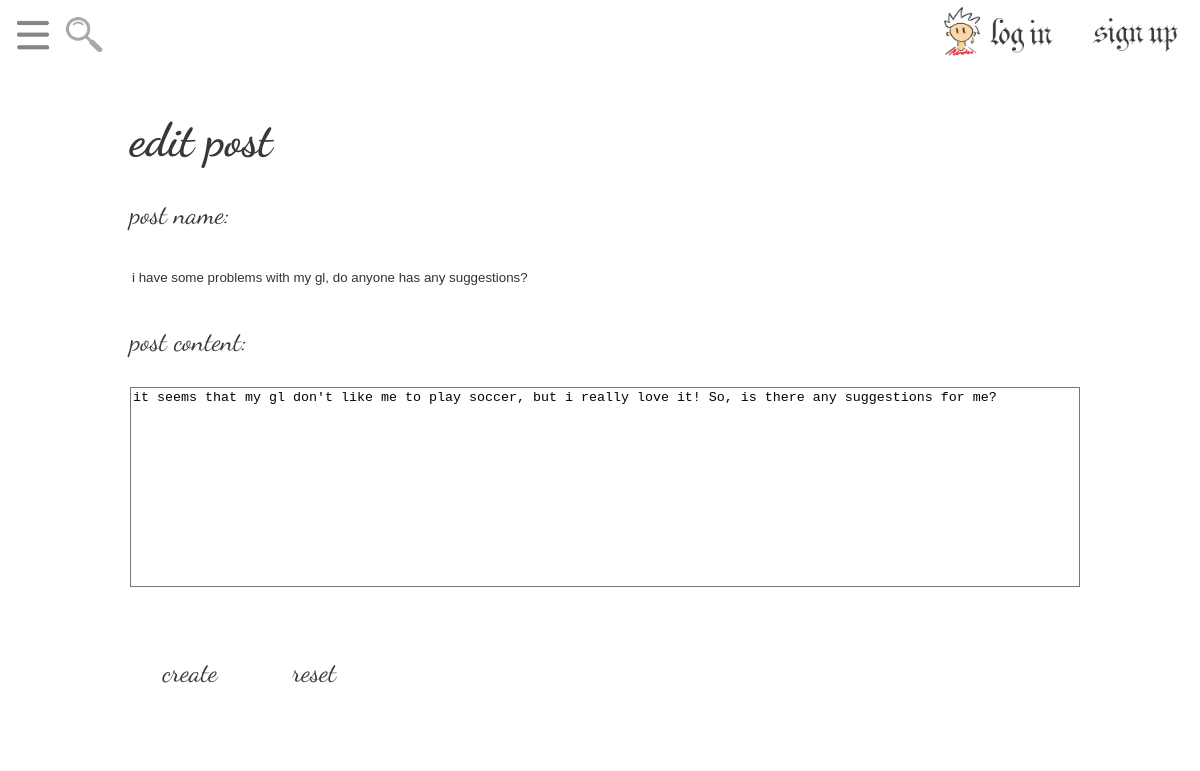
Screenshot of /post/edit/da4f495d160a422da9d98d272239932d/ with the database file from the repository.
### app/models.py (models this page shows, shortened)
class Post(models.Model):
    status = {
        (0, 'Inactive'),
        (1, 'Active')
    }
    post_id = models.UUIDField(primary_key=True, auto_created=True, default=uuid.uuid4, editable=False)
    channel = models.ForeignKey(Channel, on_delete=models.CASCADE)
    created_by = models.ForeignKey(User, on_delete=models.CASCADE)
    post_title = models.CharField(max_length=30)
    post_priority = models.IntegerField(default=50)
    post_content = models.TextField()
    status = models.SmallIntegerField(choices=status, default=1)
    created_at = models.DateTimeField(auto_now_add=True)
    modified_at = models.DateTimeField(auto_now=True)

### app/views.py (the view)
# urls.py: path('post/edit/<str:post_id>/', views.edit_post),
def edit_post(request, post_id):
    if request.method == 'POST':
        post_form = forms.PostForm(request.POST)
        if post_form.is_valid():
            title = post_form.cleaned_data['post_title']
            content = post_form.cleaned_data['post_content']
            post = Post.objects.get(pk=post_id)
            post.post_title = title
            post.post_content = content
            post.save()
            return redirect('view_post', post_id=post_id)
    else:
        post = Post.objects.get(post_id=post_id)
        post_form = forms.PostForm(initial={'post_title': post.post_title, 'post_content': post.post_content})
        return render(request, "edit_post_form.html", locals())

### app/forms.py
class PostForm(forms.Form):
    post_title = forms.CharField(max_length=100)
    post_content = forms.CharField(max_length=2000, widget=forms.Textarea(attrs={'rows': 20, 'cols': 40}))

### templates/edit_post_form.html (shortened to what this page needs)
{% include 'include/nav.html' %}
{% load widget_tweaks %}
<html>
<head>
</head>
<body>
<div class="container">
    <div class="sub_container">
        <form action="" method="POST">
            <h1>edit post</h1>
            <div>
                <label> post name:<br/>
                    {{ post_form.post_title }}
                </label><br/>
            </div>
            <div>
                <label> post content:<br/>
                    {{ post_form.post_content }}
                </label>
            </div>
            <div class="buttonDiv">
                <button type="submit" class="btn btn-info form_button" id="create">create</button>
                <button type="reset" class="btn btn-info form_button" id="reset">reset</button>
            </div>
        </form>
    </div>
</div>
</body>
</html>

### templates/edit_post_form.html (style rules this page uses)
.container { display: flex; flex-direction: row; justify-content: center; }
.sub_container { display: flex; flex-direction: column; width: 1000px; background-color: rgba(255, 255, 255, 0.4); margin-top: 20px; }
h1, label, #id_post_content, #id_post_title, .buttonDiv { margin: 3%; }
h1 { font-size: 35pt; }
#id_post_title { width: 95%; resize: none; background-color: rgba(255, 255, 255, 0.7); }
#id_post_content { width: 95%; height: 200px; resize: none; background-color: rgba(255, 255, 255, 0.7); }
label { font-size: 20pt; }
.form_button { width: 120px; height: 50px; border: 0px solid transparent; border-radius: 30px; font-family: 'Dancing Script', cursive; font-size: 20pt; align-self: center; text-align: center; background-color: rgba(255, 255, 255, 0.4); color: #393838; }

### rows the page displays
Post: post_title "i have some problems with my gl, do anyone has any suggestions?", post_content "it seems that my gl don't like me to play soccer, but i really love it! So, is there any suggestions for me?"
